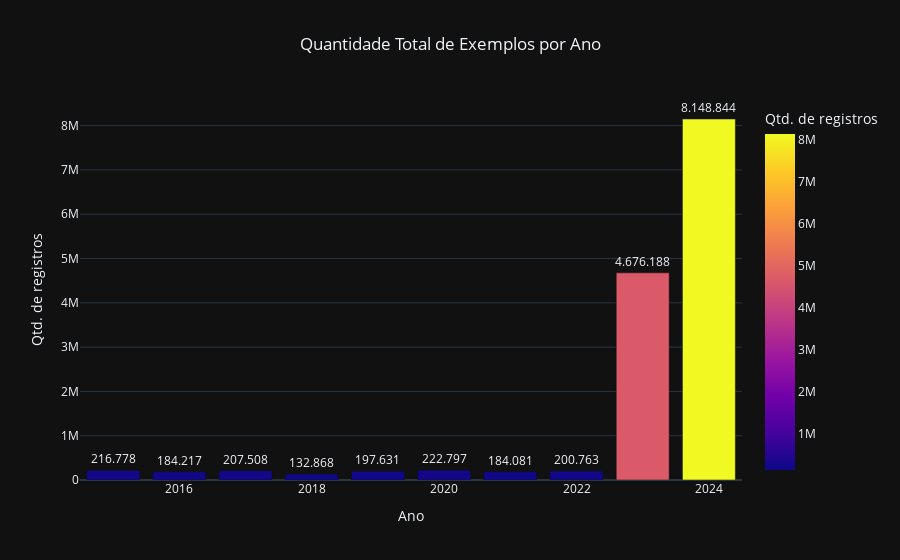

The cell this chart's notebook holds for it:
### Markdown cell above
Vamos verificar a distribuição de valores nulos ao longo dos anos.

### Code cell
df_counts = (
    df.group_by('ano')
    .agg(pl.len().alias('qtd_registros'))
    .sort('ano')
    .with_columns([
        pl.col('qtd_registros').map_elements(
            lambda x: f'{x:_.0f}'.replace('_', '.'),
            return_dtype=pl.Utf8
        ).alias('qtd_registros_fmt'),
    ])
)

fig = px.bar(
    df_counts,
    x='ano',
    y='qtd_registros',
    title='Quantidade Total de Exemplos por Ano',
    labels={'ano': 'Ano', 'qtd_registros': 'Qtd. de registros'},
    text='qtd_registros_fmt',
    color='qtd_registros',
    custom_data=['qtd_registros_fmt'],
)

fig.update_traces(
    textposition='outside',
    cliponaxis=False,
    hovertemplate='Ano: %{x}<br>' +
                  'Qtd. de registros: %{customdata[0]}' +
                  '<extra></extra>',
)

fig.update_layout(
    title={'x': 0.5, 'xanchor': 'center'},
)

fig.show()

### Figure 1 — Plotly figure (JSON) as saved in the notebook; plotly's stock layout.template omitted (floating-point values rounded to 4 significant figures)
{"data": [{"customdata": [["216.778"], ["184.217"], ["207.508"], ["132.868"], ["197.631"], ["222.797"], ["184.081"], ["200.763"], ["4.676.188"], ["8.148.844"]], "hovertemplate": "Ano: %{x}<br>Qtd. de registros: %{customdata[0]}<extra></extra>", "legendgroup": "", "marker": {"color": [216778, 184217, 207508, 132868, 197631, 222797, 184081, 200763, 4676188, 8148844], "coloraxis": "coloraxis", "pattern": {"shape": ""}}, "name": "", "orientation": "v", "showlegend": false, "text": ["216.778", "184.217", "207.508", "132.868", "197.631", "222.797", "184.081", "200.763", "4.676.188", "8.148.844"], "textposition": "outside", "x": [2015, 2016, 2017, 2018, 2019, 2020, 2021, 2022, 2023, 2024], "xaxis": "x", "y": [216778, 184217, 207508, 132868, 197631, 222797, 184081, 200763, 4676188, 8148844], "yaxis": "y", "type": "bar", "cliponaxis": false}], "layout": {"xaxis": {"anchor": "y", "domain": [0.0, 1.0], "title": {"text": "Ano"}}, "yaxis": {"anchor": "x", "domain": [0.0, 1.0], "title": {"text": "Qtd. de registros"}}, "coloraxis": {"colorbar": {"title": {"text": "Qtd. de registros"}}, "colorscale": [[0.0, "#0d0887"], [0.1111, "#46039f"], [0.2222, "#7201a8"], [0.3333, "#9c179e"], [0.4444, "#bd3786"], [0.5556, "#d8576b"], [0.6667, "#ed7953"], [0.7778, "#fb9f3a"], [0.8889, "#fdca26"], [1.0, "#f0f921"]]}, "legend": {"tracegroupgap": 0}, "title": {"text": "Quantidade Total de Exemplos por Ano", "x": 0.5, "xanchor": "center"}, "barmode": "relative"}}
